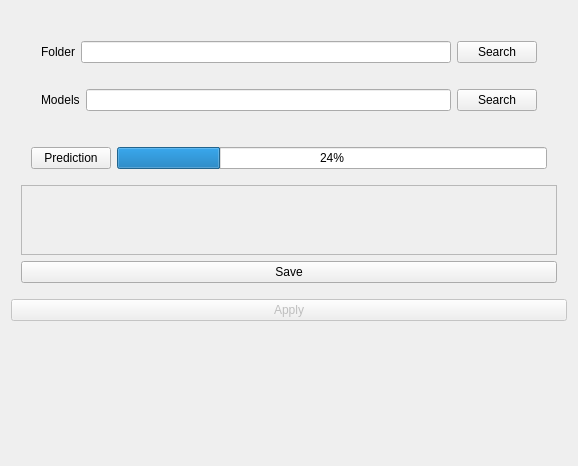
<?xml version="1.0" encoding="UTF-8"?>
<ui version="4.0">
 <class>ALIIOS</class>
 <widget class="qMRMLWidget" name="ALIIOS">
  <property name="geometry">
   <rect>
    <x>0</x>
    <y>0</y>
    <width>578</width>
    <height>466</height>
   </rect>
  </property>
  <layout class="QVBoxLayout" name="verticalLayout">
   <item>
    <layout class="QVBoxLayout" name="verticalLayout_2">
     <property name="leftMargin">
      <number>10</number>
     </property>
     <property name="topMargin">
      <number>10</number>
     </property>
     <property name="rightMargin">
      <number>10</number>
     </property>
     <property name="bottomMargin">
      <number>10</number>
     </property>
     <item>
      <layout class="QVBoxLayout" name="verticalLayout_3">
       <property name="leftMargin">
        <number>10</number>
       </property>
       <property name="topMargin">
        <number>10</number>
       </property>
       <property name="rightMargin">
        <number>10</number>
       </property>
       <property name="bottomMargin">
        <number>10</number>
       </property>
       <item>
        <layout class="QHBoxLayout" name="horizontalLayout">
         <property name="leftMargin">
          <number>10</number>
         </property>
         <property name="topMargin">
          <number>10</number>
         </property>
         <property name="rightMargin">
          <number>10</number>
         </property>
         <property name="bottomMargin">
          <number>10</number>
         </property>
         <item>
          <widget class="QLabel" name="label">
           <property name="text">
            <string>Folder</string>
           </property>
          </widget>
         </item>
         <item>
          <widget class="QLineEdit" name="lineEditModelPath"/>
         </item>
         <item>
          <widget class="QPushButton" name="SearchScanFolder">
           <property name="text">
            <string>Search</string>
           </property>
          </widget>
         </item>
        </layout>
       </item>
       <item>
        <layout class="QHBoxLayout" name="horizontalLayout_2">
         <property name="leftMargin">
          <number>10</number>
         </property>
         <property name="topMargin">
          <number>10</number>
         </property>
         <property name="rightMargin">
          <number>10</number>
         </property>
         <property name="bottomMargin">
          <number>10</number>
         </property>
         <item>
          <widget class="QLabel" name="label_2">
           <property name="text">
            <string>Models</string>
           </property>
          </widget>
         </item>
         <item>
          <widget class="QLineEdit" name="lineEditModelsPath"/>
         </item>
         <item>
          <widget class="QPushButton" name="SearchModelFolder">
           <property name="text">
            <string>Search</string>
           </property>
          </widget>
         </item>
        </layout>
       </item>
      </layout>
     </item>
     <item>
      <layout class="QHBoxLayout" name="horizontalLayout_3">
       <property name="leftMargin">
        <number>10</number>
       </property>
       <property name="topMargin">
        <number>10</number>
       </property>
       <property name="rightMargin">
        <number>10</number>
       </property>
       <property name="bottomMargin">
        <number>10</number>
       </property>
       <item>
        <widget class="QPushButton" name="PredictionButton">
         <property name="text">
          <string>Prediction</string>
         </property>
        </widget>
       </item>
       <item>
        <widget class="QProgressBar" name="progressBar">
         <property name="value">
          <number>24</number>
         </property>
        </widget>
       </item>
      </layout>
     </item>
     <item>
      <widget class="QScrollArea" name="scrollArea">
       <property name="widgetResizable">
        <bool>true</bool>
       </property>
       <widget class="QWidget" name="scrollAreaWidgetContents">
        <property name="geometry">
         <rect>
          <x>0</x>
          <y>0</y>
          <width>532</width>
          <height>77</height>
         </rect>
        </property>
       </widget>
      </widget>
     </item>
     <item>
      <widget class="QPushButton" name="SearchSaveFolder">
       <property name="text">
        <string>Save</string>
       </property>
      </widget>
     </item>
    </layout>
   </item>
   <item>
    <widget class="QPushButton" name="applyButton">
     <property name="enabled">
      <bool>false</bool>
     </property>
     <property name="toolTip">
      <string>Run the algorithm.</string>
     </property>
     <property name="text">
      <string>Apply</string>
     </property>
    </widget>
   </item>
   <item>
    <spacer name="verticalSpacer">
     <property name="orientation">
      <enum>Qt::Vertical</enum>
     </property>
     <property name="sizeHint" stdset="0">
      <size>
       <width>20</width>
       <height>40</height>
      </size>
     </property>
    </spacer>
   </item>
  </layout>
 </widget>
 <customwidgets>
  <customwidget>
   <class>qMRMLWidget</class>
   <extends>QWidget</extends>
   <header>qMRMLWidget.h</header>
   <container>1</container>
  </customwidget>
 </customwidgets>
 <resources/>
 <connections/>
</ui>
